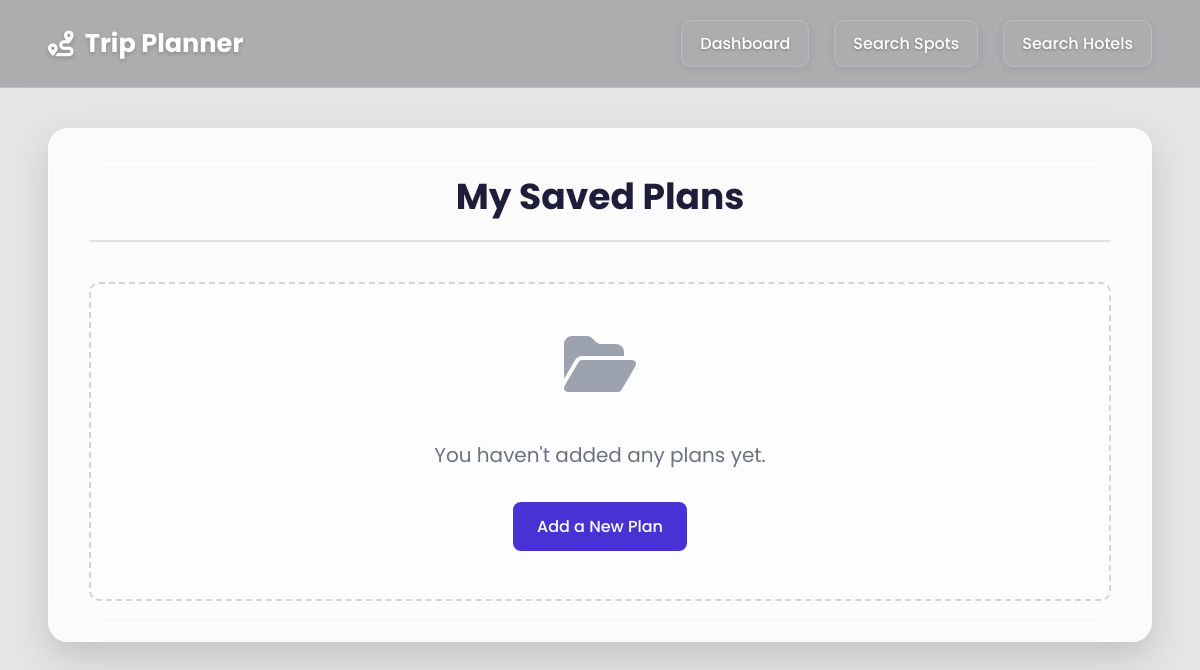
The app's page /my_plans (signed in), older data.
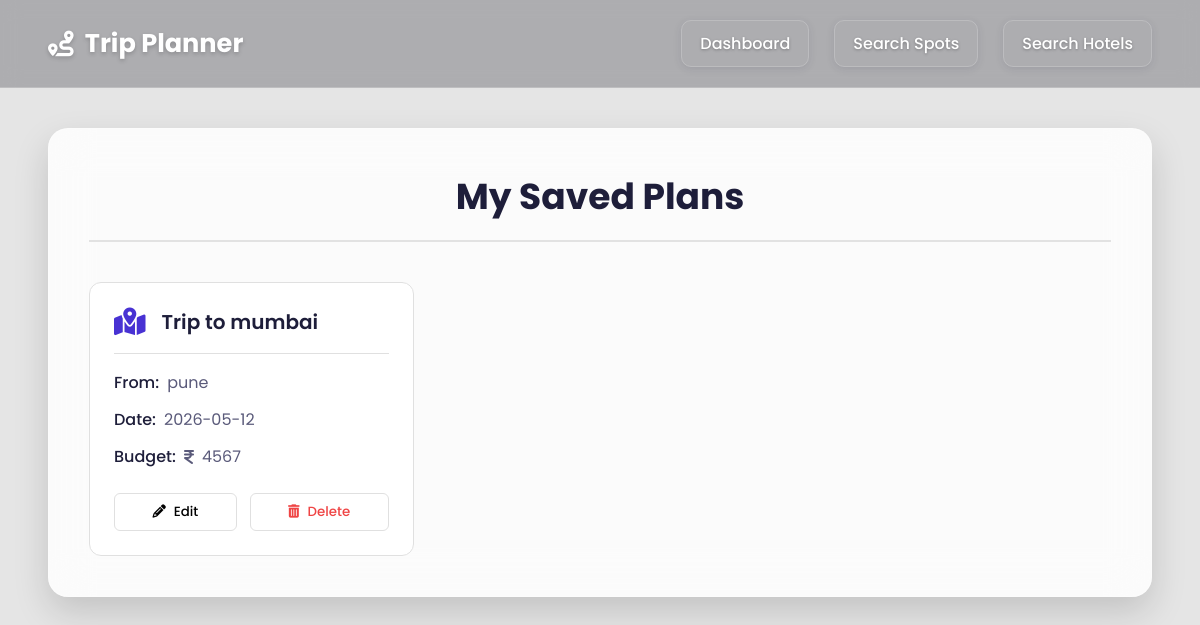
The same page, newer data.
### app/models.py (models this page shows)
class Plan(db.Model):
    id = db.Column(db.Integer, primary_key=True)
    current_location = db.Column(db.String(200), nullable=False)
    destination = db.Column(db.Text, nullable=False)
    date = db.Column(db.String(20), nullable=False)
    budget = db.Column(db.String(50), nullable=True) # Added budget field
    user_id = db.Column(db.Integer, db.ForeignKey('user.id'), nullable=False)

### app/routes/__init__.py (the view)
@routes_bp.route('/my_plans')
def my_plans():
    if login_required():
        return redirect(url_for('routes.home'))
    user = User.query.get(session['user_id'])
    plans = Plan.query.filter_by(user_id=user.id).all()
    return render_template("my_plans.html", plans=plans, user=user)

### app/routes/__init__.py (called while the page is built)
def login_required():
    return 'user_id' not in session

### app/templates/my_plans.html (shortened to what this page needs)
<!DOCTYPE html>
<html lang="en">
<head>
    <link rel="stylesheet" href="https://cdnjs.cloudflare.com/ajax/libs/font-awesome/6.4.0/css/all.min.css">
    <link rel="stylesheet" href="{{ url_for('static', filename='css/my_plans.css') }}">
</head>
<body>
    <header class="header-nav">
        <div class="logo">
            <i class="fa-solid fa-route"></i>
            <span>Trip Planner</span>
        </div>
        <nav class="nav-links">
            <ul>
                <li><a href="/dashboard">Dashboard</a></li>
                <li><a href="/search_spots">Search Spots</a></li>
                <li><a href="https://www.expedia.co.in/Hotel-Search?adults=2&numRoom=1&regionId=826952065705930752&clickref=1101IBM9GGSr&affcid=IN.DIRECT.PHG.1011145458.0&ref_id=1101IBM9GGSr&my_ad=AFF.IN.DIRECT.PHG.1011145458.0&afflid=1101IBM9GGSr&affdtl=PHG.1101IBM9GGSr.&sort=RECOMMENDED&startDate=2025-10-23&endDate=2025-10-24&destination=Panvel%2C%20Maharashtra%2C%20India&theme=&userIntent=&semdtl=&categorySearch=&useRewards=false&hotelName=mumbai" target="_blank">Search Hotels</a></li>
            </ul>
        </nav>
    </header>
    <main class="main-container">
        <div class="plans-container">
            <h1>My Saved Plans</h1>
            {% if plans %}
            <div class="plans-grid" id="plans-grid">
                {% for plan in plans %}
                <div class="plan-card" id="plan-card-{{ plan.id }}">
                    <div class="plan-header">
                        <i class="fa-solid fa-map-location-dot"></i>
                        <h3 class="plan-destination">Trip to {{ plan.destination }}</h3>
                    </div>
                    <div class="plan-details">
                        <p><strong>From:</strong> <span class="plan-location">{{ plan.current_location }}</span></p>
                        <p><strong>Date:</strong> <span class="plan-date">{{ plan.date }}</span></p>
                        <p><strong>Budget:</strong> <i class="fa-solid fa-indian-rupee-sign"></i> <span class="plan-budget">{{ plan.budget or 'Not Set' }}</span></p>
                    </div>
                    <div class="plan-actions">
                        <button class="edit-btn" data-plan-id="{{ plan.id }}">
                            <i class="fa-solid fa-pencil"></i> Edit
                        </button>
                        <button class="delete-btn" data-plan-id="{{ plan.id }}">
                            <i class="fa-solid fa-trash-can"></i> Delete
                        </button>
                    </div>
                </div>
                {% endfor %}
            </div>
            {% else %}
            <div class="no-plans">
                <i class="fa-solid fa-folder-open"></i>
                <p>You haven't added any plans yet.</p>
                <a href="/dashboard" class="add-plan-link">Add a New Plan</a>
            </div>
            {% endif %}
        </div>
    </main>
</body>
</html>

### app/static/css/my_plans.css (style rules this page uses)
:root { --primary-color: #4832d3; --secondary-color: #6a11cb; --text-dark: #1e1e3a; --text-light: #5a5a7a; --white: #ffffff; --light-bg: #f7f7fd; --border-color: #e0e0e0; --danger-color: #ef4444; --danger-hover-color: #dc2626; }
body { font-family: 'Poppins', sans-serif; margin: 0; background-image: url('https://images.unsplash.com/photo-1506905925346-21bda4d32df4?q=80&w=2070&auto=format&fit=crop'); background-size: cover; background-position: center; background-attachment: fixed; color: var(--text-dark); min-height: 100vh; }
body::before { content: ""; position: absolute; top: 0; left: 0; right: 0; bottom: 0; background-color: rgba(0, 0, 0, 0.1); backdrop-filter: blur(5px); z-index: -1; }
.header-nav { padding: 20px 3rem; display: flex; justify-content: space-between; align-items: center; background: rgba(10, 10, 20, 0.25); backdrop-filter: blur(10px); border-bottom: 1px solid rgba(255, 255, 255, 0.2); position: sticky; top: 0; z-index: 1000; }
.logo { display: flex; align-items: center; font-size: 1.6rem; font-weight: 700; color: var(--white); gap: 0.7rem; text-shadow: 0 2px 4px rgba(0,0,0,0.2); }
.nav-links ul { list-style: none; padding: 0; margin: 0; display: flex; align-items: center; gap: 25px; }
.nav-links li a { color: var(--white); background: transparent; border: 1.5px solid rgba(255,255,255,0.18); text-decoration: none; font-weight: 500; padding: 10px 18px; border-radius: 10px; display: block; box-shadow: 0 2px 8px rgba(30,30,58,0.10); text-shadow: 0 1px 3px rgba(0,0,0,0.3); transition: all 0.2s ease-in-out; }
.main-container { padding: 2.5rem 3rem; }
.plans-container { max-width: 1200px; margin: 0 auto; background: rgba(255, 255, 255, 0.85); backdrop-filter: blur(20px); border: 1px solid rgba(255, 255, 255, 0.2); padding: 2.5rem; border-radius: 20px; box-shadow: 0 15px 35px rgba(0, 0, 0, 0.15); }
.plans-container h1 { font-size: 2.25rem; text-align: center; margin: 0 0 2.5rem 0; color: var(--text-dark); padding-bottom: 1rem; border-bottom: 2px solid rgba(0,0,0,0.1); }
.plans-grid { display: grid; grid-template-columns: repeat(auto-fill, minmax(320px, 1fr)); gap: 1.5rem; }
.plan-card { background-color: var(--white); border: 1px solid var(--border-color); border-radius: 12px; padding: 1.5rem; transition: transform 0.3s ease, box-shadow 0.3s ease; }
.plan-header { display: flex; align-items: center; gap: 1rem; padding-bottom: 1rem; margin-bottom: 1rem; border-bottom: 1px solid var(--border-color); }
.plan-header i { font-size: 1.75rem; color: var(--primary-color); }
.plan-header h3 { margin: 0; font-size: 1.25rem; font-weight: 600; color: var(--text-dark); }
.plan-details p { margin: 0.75rem 0; color: var(--text-light); display: flex; align-items: center; gap: 0.5rem; }
.plan-details strong { color: var(--text-dark); font-weight: 500; }
.plan-actions { display: flex; gap: 0.8rem; margin-top: 1.5rem; }
.plan-actions button { padding: 8px 15px; border-radius: 6px; border: 1px solid var(--border-color); background-color: var(--white); cursor: pointer; font-weight: 500; font-family: 'Poppins', sans-serif; transition: all 0.2s ease-in-out; display: flex; align-items: center; gap: 0.5rem; flex-grow: 1; justify-content: center; }
.plan-actions .delete-btn { color: var(--danger-color); }

Row changes from the older to the newer data that the page shows:
added Plan: destination "mumbai", current_location "pune", date "2026-05-12", budget "4567"
Text that changed along with them:
text no longer shown: "You haven't added any plans yet. Add a New Plan"
